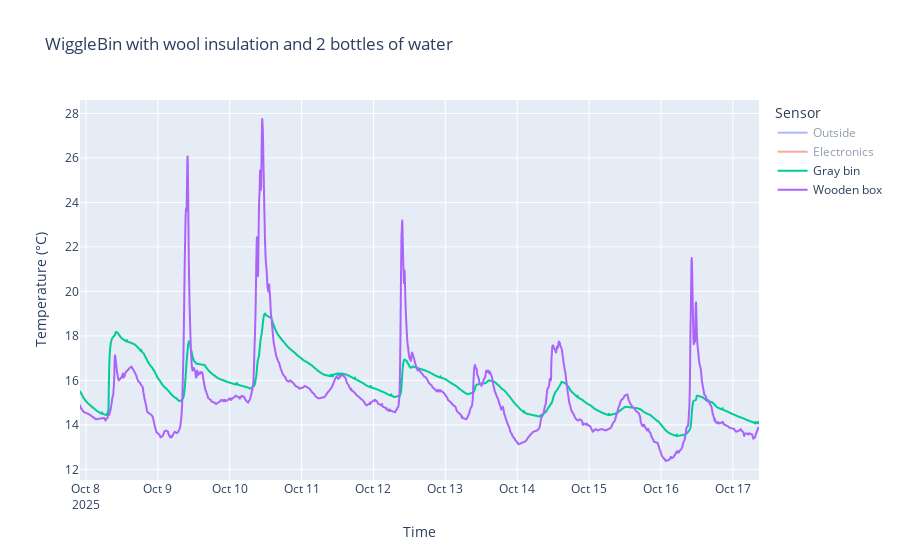

The code cell stored with this chart in its notebook:
### Code cell
# Plot temperature data

wool_insulation_bottles_temp = wool_insulation_bottles[wool_insulation_bottles['entity_name'] != 'Light sensor']

# Plot using the nicer names
fig = px.line(
    wool_insulation_bottles_temp,
    y='state',
    color='entity_name',
    title='WiggleBin with wool insulation and 2 bottles of water'
)

# Hide Electronics and Outside by default
hidden_entities = ['Electronics', 'Outside']
for trace in fig.data:
    if trace.name in hidden_entities:
        trace.visible = 'legendonly'

fig.update_layout(
    xaxis_title='Time',
    yaxis_title='Temperature (°C)',
    legend_title='Sensor'
)

fig.show()

### Figure 1 — Plotly figure (JSON) as saved in the notebook; plotly's stock layout.template omitted (floating-point values rounded to 4 significant figures; data arrays with more than 128 entries replaced by an {"elided": "..."} marker saying what was removed)
{"data": [{"hovertemplate": "entity_name=Outside<br>time=%{x}<br>state=%{y}<extra></extra>", "legendgroup": "Outside", "line": {"color": "#636efa", "dash": "solid"}, "marker": {"symbol": "circle"}, "mode": "lines", "name": "Outside", "showlegend": true, "type": "scattergl", "visible": "legendonly", "x": {"elided": "1503 str values"}, "xaxis": "x", "y": {"elided": "1503 float values"}, "yaxis": "y"}, {"hovertemplate": "entity_name=Electronics<br>time=%{x}<br>state=%{y}<extra></extra>", "legendgroup": "Electronics", "line": {"color": "#EF553B", "dash": "solid"}, "marker": {"symbol": "circle"}, "mode": "lines", "name": "Electronics", "showlegend": true, "type": "scattergl", "visible": "legendonly", "x": {"elided": "1166 str values"}, "xaxis": "x", "y": {"elided": "1166 float values"}, "yaxis": "y"}, {"hovertemplate": "entity_name=Gray bin<br>time=%{x}<br>state=%{y}<extra></extra>", "legendgroup": "Gray bin", "line": {"color": "#00cc96", "dash": "solid"}, "marker": {"symbol": "circle"}, "mode": "lines", "name": "Gray bin", "showlegend": true, "type": "scattergl", "x": {"elided": "499 str values"}, "xaxis": "x", "y": {"elided": "499 float values"}, "yaxis": "y"}, {"hovertemplate": "entity_name=Wooden box<br>time=%{x}<br>state=%{y}<extra></extra>", "legendgroup": "Wooden box", "line": {"color": "#ab63fa", "dash": "solid"}, "marker": {"symbol": "circle"}, "mode": "lines", "name": "Wooden box", "showlegend": true, "type": "scattergl", "x": {"elided": "1039 str values"}, "xaxis": "x", "y": {"elided": "1039 float values"}, "yaxis": "y"}], "layout": {"legend": {"title": {"text": "Sensor"}, "tracegroupgap": 0}, "title": {"text": "WiggleBin with wool insulation and 2 bottles of water"}, "xaxis": {"anchor": "y", "domain": [0, 1], "title": {"text": "Time"}}, "yaxis": {"anchor": "x", "domain": [0, 1], "title": {"text": "Temperature (°C)"}}}}
